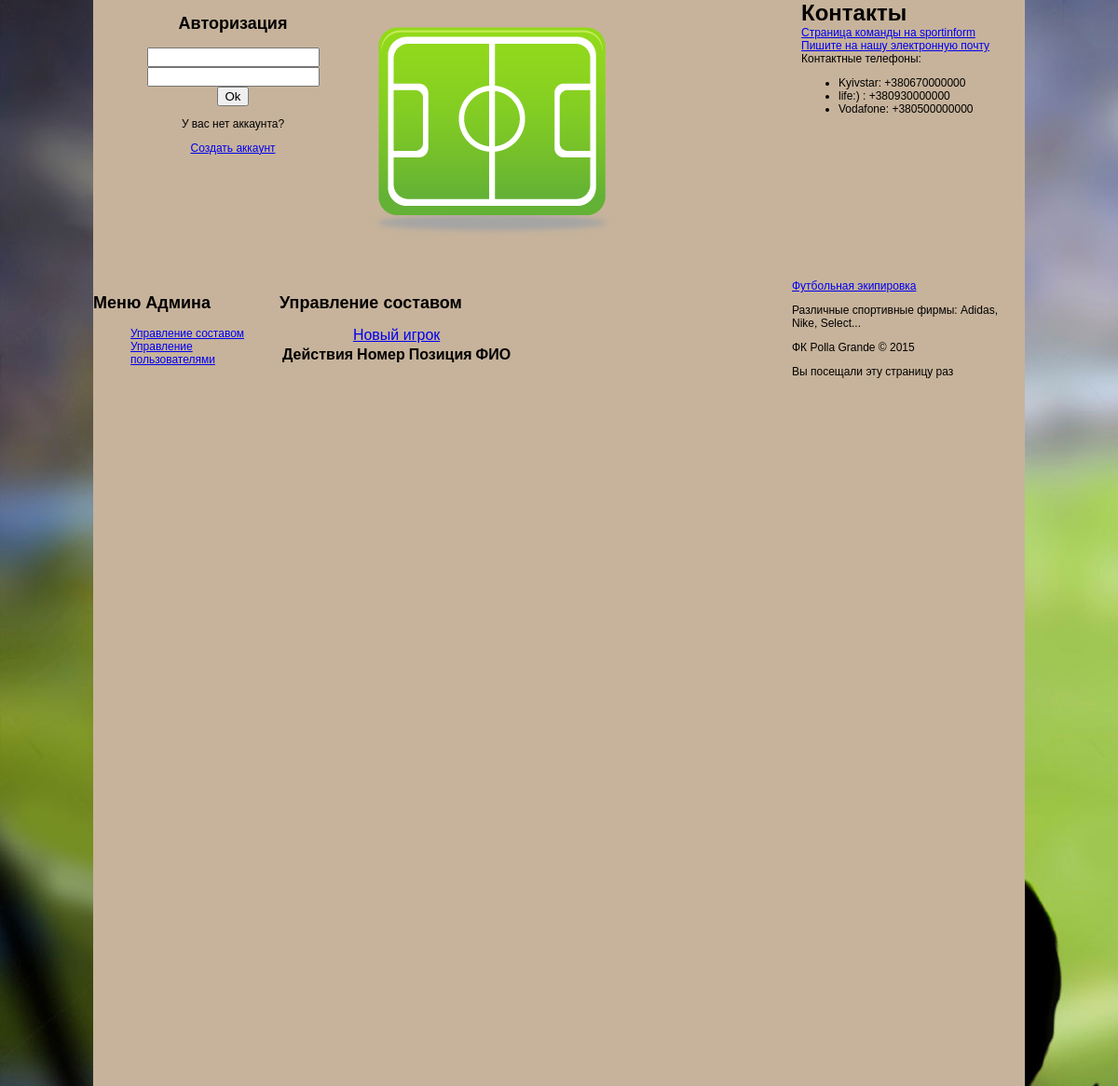
Page /admin/index.php?obj=players on the earlier database version.
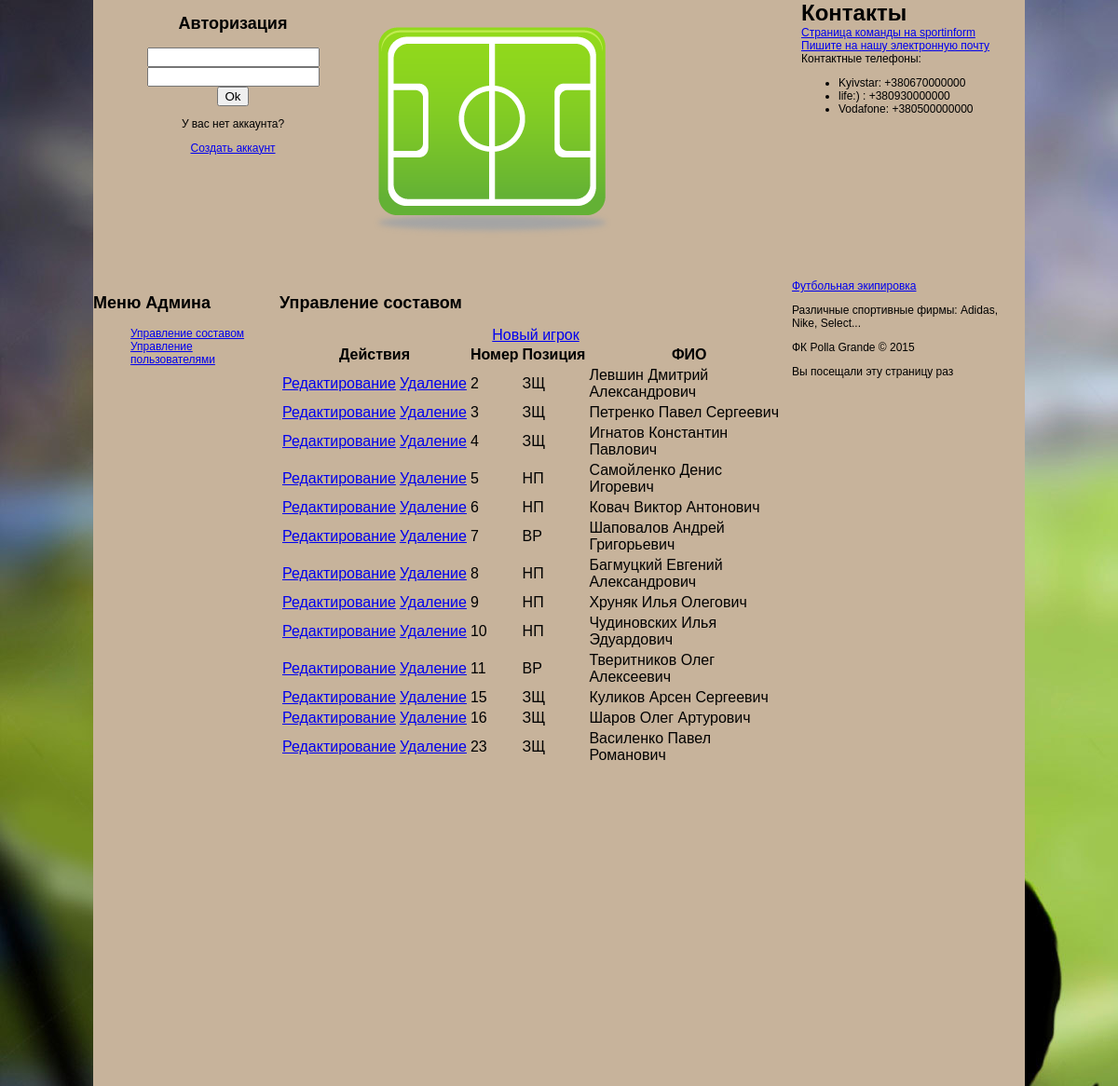
Same page on the later database version.
### tables this page shows
CREATE TABLE IF NOT EXISTS `players` (
  `id` int(11) NOT NULL AUTO_INCREMENT,
  `number` int(50) NOT NULL,
  `position` varchar(50) NOT NULL,
  `fio` varchar(50) NOT NULL,
  PRIMARY KEY (`id`)
);

### admin/classes/playerClass.php (called while the page is built, shortened)
<?php
class playerClass {
  private $pdo;
  private $table = 'players';
  function __construct($pdo) {
    if ($pdo) {
      $this->pdo = $pdo;
    } else {
      echo 'Не удалось установить соединение с серверм БД';
    }
  }
  public function selectAll($limit = 0, $offset = 0) {
    $q_res = $this->pdo->query('SELECT * FROM ' . $this->table . (($limit == 0) ? '' : ' LIMIT ' . $offset . ', ' . $limit));
    return $q_res->fetchAll(PDO::FETCH_ASSOC);
  }
}
?>

### admin/structure/players_manag.php (the view, shortened to what this page needs)
<?php
if ((isset($_GET['obj'])) & ($_GET['obj'] == 'players')) {
  $playersObj = new playerClass($pdo);
  ?>
  <h2>Управление составом</h2>
  <table id="users_manag_tab" class="manag_tab">
    <caption>
      <a href="?obj=players&action=insert">
        Новый игрок
      </a>
    </caption>
    <tr>
      <th class="buts" colspan="2">Действия</th>
      <th class="id">Номер</th>
      <th class="user_name">Позиция</th>
      <th class="user_pass">ФИО</th>
    </tr>
    <?php
    $players = $playersObj->selectAll();
    foreach ($players as $player) {
      ?>
      <tr>
        <td class="but_edit">
          <a href="?obj=players&action=edit&player_id=<?php echo $player['id']; ?>">
            Редактирование
          </a>
        </td>
        <td class="but_delete">
          <a href="?obj=players&action=delete&player_id=<?php echo $player['id']; ?>">
            Удаление
          </a>
        </td>
        <td class="id"><?php echo $player['number']; ?></td>
        <td class="user_name"><?php echo $player['position']; ?></td>
        <td class="user_pass"><?php echo $player['fio']; ?></td>
      </tr>
    <?php } ?>
  </table>
<?php } ?>

### admin/structure/Header.php (shortened to what this page needs)
<html>
    <head>
        <link rel="stylesheet" type="text/css" href="../css/ftbl_style.css">
    </head>
    <body background="images/back2.jpg">
        <div id="header">
            <div id="auth">
                <?php
                if (isset($_SESSION["name"])) {
                    ?>
                    <h2><?php echo $_SESSION["name"]; ?></h2><br>
                    <form method="post">
                        <?php
                        $q_res_a = $pdo->query("SELECT * FROM admins WHERE name='" . $_SESSION["name"] . "'");
                        if ($q_res_a->rowCount()>0) {
                            ?>
                        <a href="../index.php">Админка</a><br><br>
                        <?php }
                        ?>
                        <input class="btn" value="Выйти" type="submit" name="exit" />
                    </form>
                <?php } else { ?>
                    <h2>Авторизация</h2>
                    <form method="post">
                        <input name="name" type="text" value="" size="20"/><br>
                        <input name="pass" type="password"  value=""  size="20"/><br>
                        <input class="btn" type="submit" value="Ok"/>
                    </form>
                    <p>У вас нет аккаунта?</p>
        <div class="center"><a href="structure/register.php" id="create">Создать аккаунт</a></div>
                    <?php
                }
                ?>
            </div>
            <div id="cntr">
                <img src="images/futbol.png" alt="1">
            </div>
            <div id="contact">
                <h1>Контакты</h1>
                <p><a href="http://sportinform.com.ua/teams/2062" target="_blank"> Страница команды на sportinform</a></p>
                <p><a href="mailto:fc_futbol_official@ukr.net">Пишите на нашу электронную почту</a></p>
                <p>Контактные телефоны:</p>
                <ul>
                    <li>Kyivstar: +380670000000</li>
                    <li>life:) : +380930000000</li>
                    <li>Vodafone: +380500000000</li>
                </ul>
            </div>
        </div>
        <div class="layout">
            <div class="col3">
                <div id="advert">
                    <a href="#">Футбольная экипировка</a><p>Различные спортивные фирмы: Adidas, Nike, Select...</p>
                </div>
                <div id="c">
                    ФК Polla Grande © 2015
                    <?php
                    echo "<p>Вы посещали эту страницу <b>" . @$_COOKIE['Counter'] . "</b> раз</p>";
                    ?>
                </div>
            </div>

### admin/index.php (shortened to what this page needs)
<?php
$db_drivername = "mysql";
$hostname = "localhost";
$dbname = "football";
$username = "root";
$password = "";
$pdo = new PDO("{$db_drivername}:host={$hostname};dbname={$dbname}", $username, $password);
$pdo->query("SET CHARACTER SET utf8");
require_once 'classes/playerClass.php';
?>
<?php include "structure/Header.php" ?>
            <div class="col2" id="cont">
          <?php
          if (isset($_GET['obj'])) {
            $file_name_manag = 'structure/' . $_GET['obj'] . '_manag.php';
            if (file_exists($file_name_manag)) {
              include_once $file_name_manag;
            }else{
              echo 'Не найден файл управления ' . $file_name_manag;
              echo '<br /> Его необходимо реализовать';
            }
          }
          ?>
            </div>
<?php include "structure/Menu.php" ?>

### admin/structure/Menu.php
<div class="col1">
  <h2>Меню Админа</h2>
  <ul>
    <li><a href="?obj=players">Управление составом</a></li>
    <li><a href="?obj=users">Управление пользователями</a></li>
  </ul>
            </div>
        </div>
    </body>
</html>

### css/ftbl_style.css (style rules this page uses)
#cntr { background: #c7b39b; float:left; width: 450px; height: 300px; }
#contact { background: #c7b39b; margin-left: 75%; height: 300px; clear: right; padding-left: 10px; }
#auth { background: #c7b39b; width: 300px; float:left; text-align: center; height: 300px; }
#contact p { margin: 0; padding: 0; }
#contact h1 { margin: 0; }
#advert { background: #c7b39b; }
#c { height: 100%; background: #c7b39b; float: bottom; }
body { width: 1000px; margin: auto; font-family: Helvetica, Verdana, Arial, sans-serif; font-size: 12px; height: 100%; }
.layout { background: #c7b39b; overflow: hidden; }
.col1 { width: 200px; background: #c7b39b; margin-right: 20%; }
.col2 { background: #c7b39b; width: 55%; float: right; }
.col3 { background: #c7b39b; width: 25%; float: right; }
.col1 li { list-style-type: none }

Differences in the rows shown:
added players: number "2", position "ЗЩ", fio "Левшин Дмитрий Александрович"
added players: number "3", position "ЗЩ", fio "Петренко Павел Сергеевич"
added players: number "4", position "ЗЩ", fio "Игнатов Константин Павлович"
added players: number "5", position "НП", fio "Самойленко Денис Игоревич"
added players: number "6", position "НП", fio "Ковач Виктор Антонович"
added players: number "7", position "ВР", fio "Шаповалов Андрей Григорьевич"
added players: number "8", position "НП", fio "Багмуцкий Евгений Александрович"
added players: number "9", position "НП", fio "Хруняк Илья Олегович"
added players: number "10", position "НП", fio "Чудиновских Илья Эдуардович"
added players: number "11", position "ВР", fio "Тверитников Олег Алексеевич"
added players: number "15", position "ЗЩ", fio "Куликов Арсен Сергеевич"
added players: number "16", position "ЗЩ", fio "Шаров Олег Артурович"
added players: number "23", position "ЗЩ", fio "Василенко Павел Романович"
